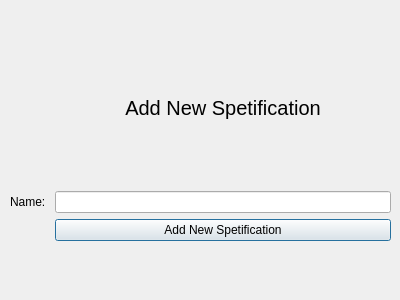
<?xml version="1.0" encoding="UTF-8"?>
<ui version="4.0">
 <class>AddNewSpetification</class>
 <widget class="QDialog" name="AddNewSpetification">
  <property name="geometry">
   <rect>
    <x>0</x>
    <y>0</y>
    <width>400</width>
    <height>300</height>
   </rect>
  </property>
  <property name="windowTitle">
   <string>Dialog</string>
  </property>
  <widget class="QWidget" name="gridLayoutWidget">
   <property name="geometry">
    <rect>
     <x>10</x>
     <y>30</y>
     <width>381</width>
     <height>211</height>
    </rect>
   </property>
   <layout class="QGridLayout" name="gridLayout">
    <item row="0" column="1">
     <widget class="QLabel" name="ANSlabel">
      <property name="font">
       <font>
        <pointsize>15</pointsize>
       </font>
      </property>
      <property name="text">
       <string>Add New Spetification</string>
      </property>
      <property name="alignment">
       <set>Qt::AlignCenter</set>
      </property>
     </widget>
    </item>
    <item row="1" column="0">
     <widget class="QLabel" name="Nlabel">
      <property name="text">
       <string>Name: </string>
      </property>
     </widget>
    </item>
    <item row="1" column="1">
     <widget class="QLineEdit" name="ANSamelineEdit"/>
    </item>
    <item row="2" column="1">
     <widget class="QPushButton" name="ANSpushButton">
      <property name="text">
       <string>Add New Spetification</string>
      </property>
     </widget>
    </item>
   </layout>
  </widget>
 </widget>
 <resources/>
 <connections/>
</ui>
